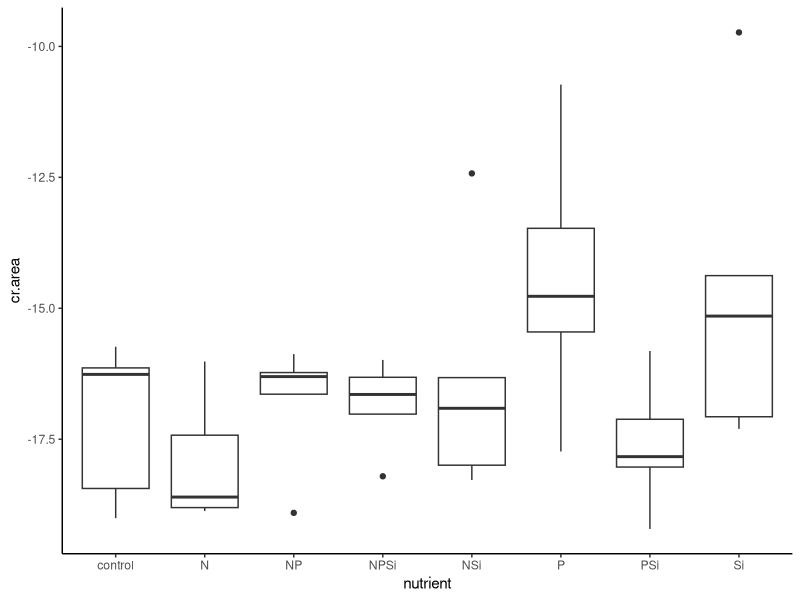
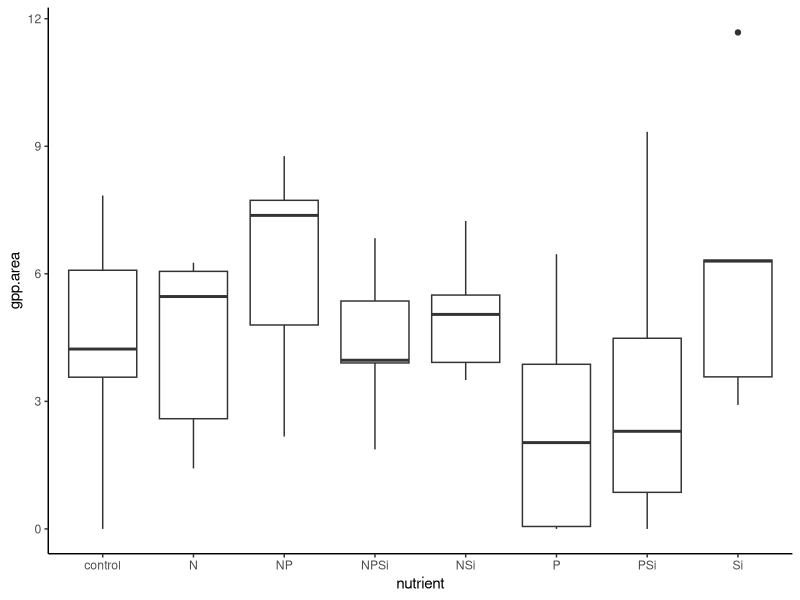
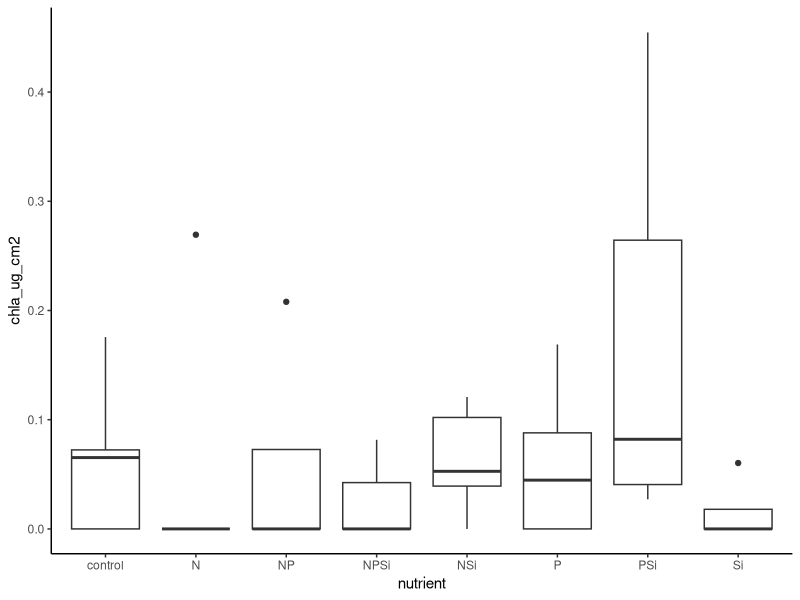
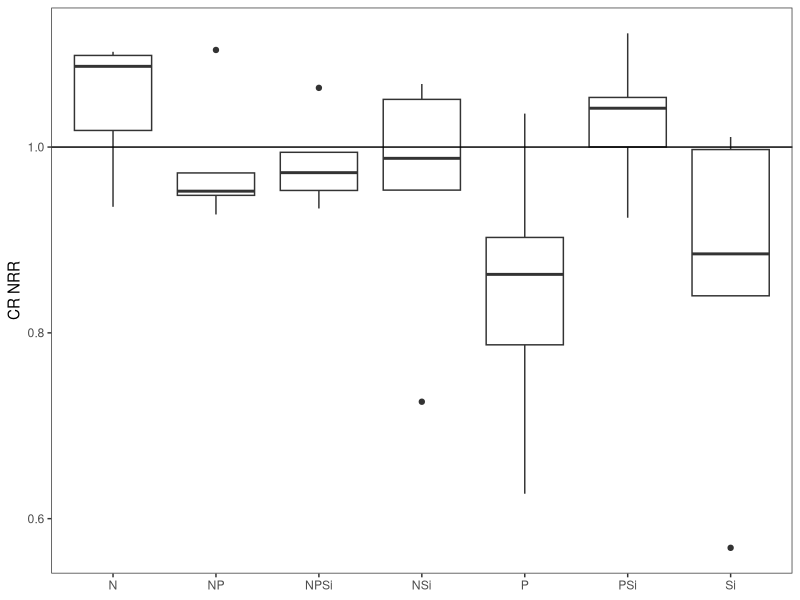
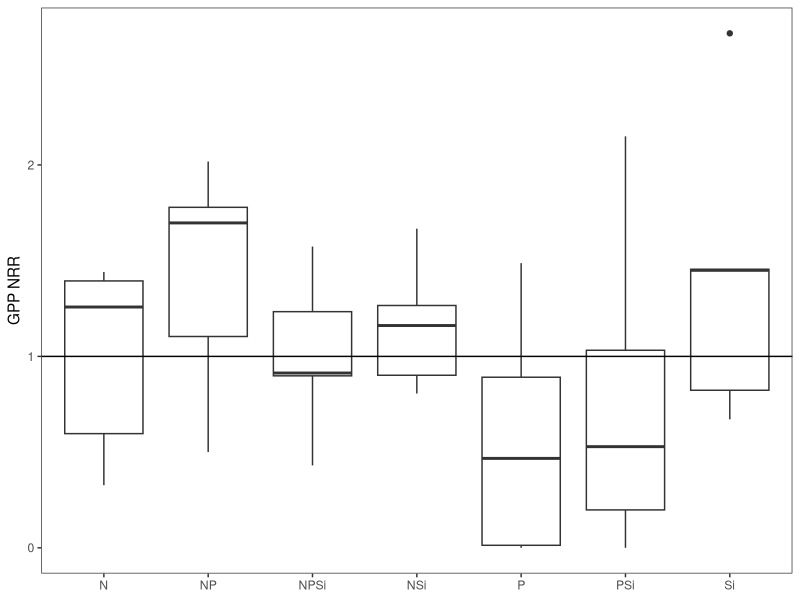
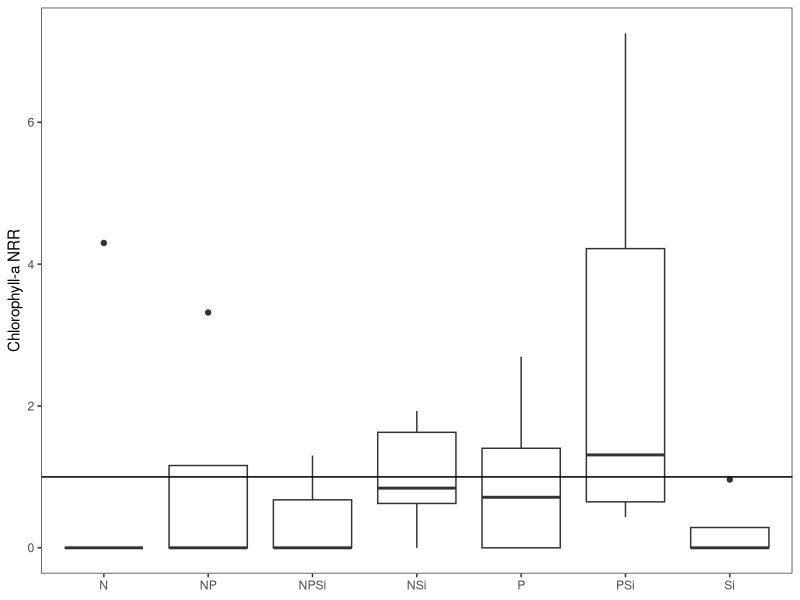
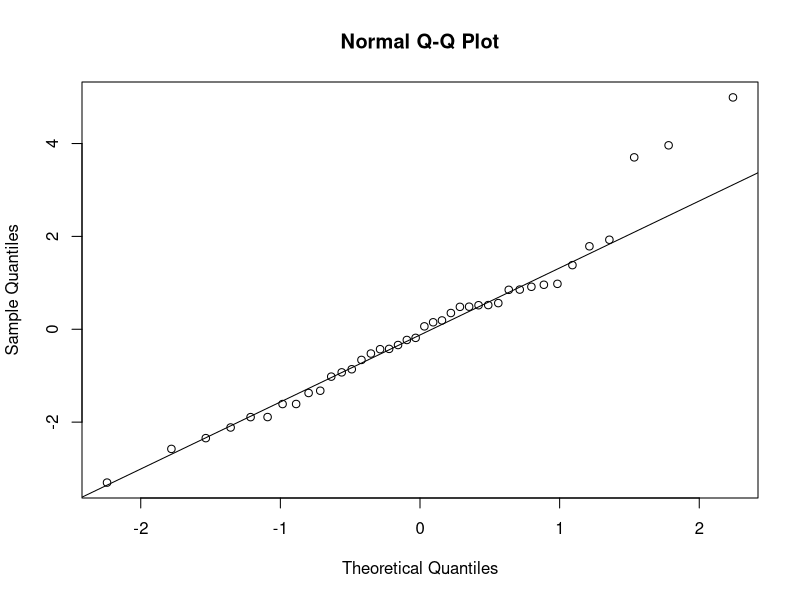
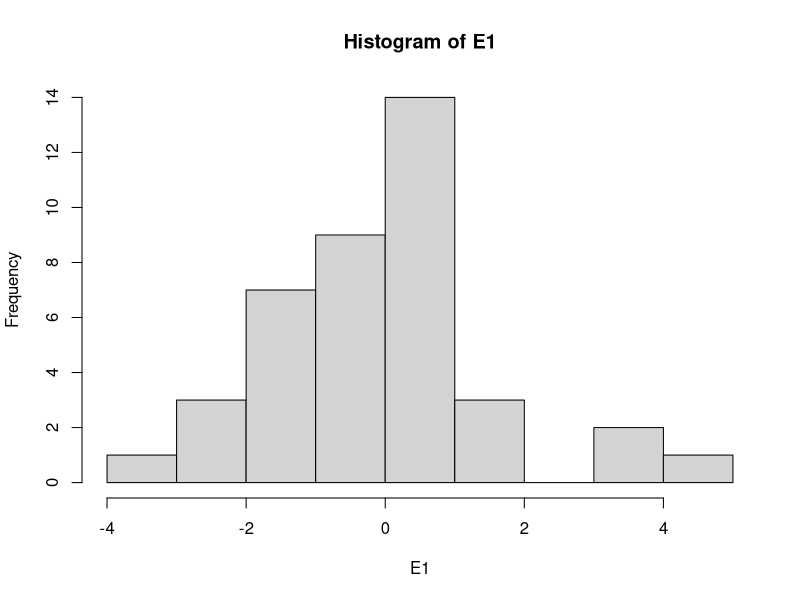

Source code (R) for these figures, in order: (Note: this script raises an error after producing the figures.)
#Author:  Clay Arango
#Creation date: 14-Feb-19
#Script to analyze NDS data from Summer 2018 WSB work with S. Roley and A. Alexiades

#packages
install.packages("nlme")
install.packages("nortest")
install.packages("dplyr")
install.packages("multcomp")
install.packages("MASS")
install.packages("ggplot2")
library(nlme)
library(nortest)
library(plyr)
library(dplyr)
library(multcomp)
library(MASS)
library(ggplot2)

#Load data
sat_fall<- read.csv("satus_fall.csv")

#set variable
d = sat_fall

#evaluate data to make sure factors are correct
names(d)
unique(d$nutrient) #control, N, NP, NPSi, NSi, P, PSi, Si
unique(d$N) #should be 0 and 1
unique(d$P) #should be 0 and 1
unique(d$Si) #should be 0 and 1
unique(d$top) #should be "sponge" and "glass"
#if need to change, use recode function below. 
d$top<-recode(d$top, "cellulose" ="sponge")
str(d)

#convert N and P vand Si alues (0 or 1 for absence or presence) to factors
d$N<-as.factor(d$N)
d$P<-as.factor(d$P)
d$Si<-as.factor(d$Si)
str(d)

#subset data into gpp and cr response
d.cr = subset(d, top=="sponge", data=d)
d.gpp = subset(d, top=="glass", data=d)

#check for outliers and check data entry before calculating NRR.
ggplot(d.cr, aes(x=nutrient, y=cr.area))+geom_boxplot() +theme_classic()
#high (low) NSi and Si values ok

#calculate nrr for cr
x<-ddply(d.cr, "nutrient", summarise, ave_cr = mean(cr.area, na.rm=T))
x
d.cr$cr.nrr = d.cr$cr.area/-17.11723 #divide by control ave_cr

#check for outliers and check data entry before calculating NRR.
ggplot(d.gpp, aes(x=nutrient, y=gpp.area))+geom_boxplot() +theme_classic()
#one high Si checks out
ggplot(d.gpp, aes(x=nutrient, y=chla_ug_cm2))+geom_boxplot() +theme_classic()
#ok

#calculate nrr for gpp and chla
x<- ddply(d.gpp, "nutrient", summarise, ave_gpp = mean(gpp.area, na.rm=T), ave_chla = mean(chla_ug_cm2, na.rm=T)) 
x
d.gpp$gpp.nrr = d.gpp$gpp.area/4.345200 #divide by control ave_gpp
d.gpp$chla.nrr = d.gpp$chla_ug_cm2/0.06266962 #divide by control ave_chla

###############
#plots of NRR
##############
ggplot(data=subset(d.cr, !(nutrient=="control")), aes(x=nutrient, y=cr.nrr))+geom_boxplot()+theme_bw()+
  ylab("CR NRR")+geom_abline(slope = 0, intercept = 1)+
  theme(axis.title.x=element_blank(), panel.grid.minor=element_blank(), panel.grid.major=element_blank())

ggplot(data=subset(d.gpp, !(nutrient=="control")), aes(x=nutrient, y=gpp.nrr))+geom_boxplot()+theme_bw()+
  ylab("GPP NRR")+geom_abline(slope = 0, intercept = 1)+
  theme(axis.title.x=element_blank(), panel.grid.minor=element_blank(), panel.grid.major=element_blank())

ggplot(data=subset(d.gpp, !(nutrient=="control")), aes(x=nutrient, y=chla.nrr))+geom_boxplot()+theme_bw()+
  ylab("Chlorophyll-a NRR")+geom_abline(slope = 0, intercept = 1)+
  theme(axis.title.x=element_blank(), panel.grid.minor=element_blank(), panel.grid.major=element_blank())

############################################################
#analyze RESPIRATION data
############################################################

M1<-gls(cr.area~N*P*Si, data=d.cr, na.action=na.omit)
E1<-residuals(M1)
qqnorm(E1)
qqline(E1)
ad.test(E1)
   #residuals are more-or-less normally distributed, p=0.06625. A lot of wiggle around QQ line
hist(E1) #ok
plot(M1)# a little bit heteroscedastic but not dramatically so. less variation as values increase

plot(filter(d.cr, !is.na(cr.area)) %>% dplyr::select(nutrient), 
     E1, xlab="nutrient", ylab="Residuals")
bartlett.test(cr.area~nutrient, data=d.cr)
   #variance test OK

anova(M1)
  #P and NPSi interaction signficant. in figure, Si appears higher, NP lower, all others equal to Control


##########################################################
#do multiple 2 way ANOVAs to improve our ability to interpret
##########################################################
#N and P
xx = na.omit(subset(d.cr, select = c(N,P,cr.area)))
interaction.plot(xx$N, xx$P, xx$cr.area)

#N and Si
xx = na.omit(subset(d.cr, select = c(N,Si,cr.area)))
interaction.plot(xx$N, xx$Si, xx$cr.area)

#P and Si
xx = na.omit(subset(d.cr, select = c(P,Si,cr.area)))
interaction.plot(xx$P, xx$Si, xx$cr.area)
##########################################################
##########################################################

ggplot(data=d.cr, aes(x=nutrient, y = cr.area))+geom_boxplot()

x <- group_by(d.cr, nutrient) %>%  # Grouping function causes subsequent functions to aggregate by treatment
  summarize(cr.mean = abs(mean(cr.area, na.rm = TRUE)), # na.rm = TRUE to remove missing values
            cr.sd=abs(sd(cr.area, na.rm = TRUE)),  # na.rm = TRUE to remove missing values
            n = sum(!is.na(cr.area)), # of observations, excluding NAs. 
            cr.se=cr.sd/sqrt(n))

ggplot(data=x, aes(x=nutrient, y=cr.mean)) + 
  geom_bar(stat="identity", position=position_dodge(), color = "black") + 
  geom_errorbar(aes(ymin=cr.mean, ymax=cr.mean+cr.se), width=0.2, 
                position=position_dodge(0.9)) + 
  xlab("Nutrient") +
  ylab(expression(Respiration~(ug~O[2]~m^{-2}~h^{-1}))) +
  ylim(0,20) +
  labs(fill="Light") +
  theme_bw() +
  theme(panel.grid.major=element_blank(),
        panel.grid.minor=element_blank(),
        legend.title=element_text(size=6),
        legend.key=element_blank(), 
        legend.position=c(0.5,0.95), 
        legend.text=element_text(size=8), 
        legend.background=element_blank(), 
        legend.direction="horizontal", 
        legend.key.size=unit(0.3, "cm"), 
        axis.title.y=element_text(size=8), 
        axis.title.x=element_text(size=8), 
        axis.text.x=element_text(size=8))


#ggsave('output/figures/Aht_summer_CRNRR.tiff',
#       units="in",
#       width=3.25,
#       height=3.25,
#       dpi=1200,
#       compression="lzw")

############################################################
#analyze the PRODUCTION data
############################################################

M1<-gls(log10(gpp.area+1)~N*P*Si, data=d.gpp, na.action=na.omit) #had to log-transform
E1<-residuals(M1)
qqnorm(E1)
qqline(E1)
ad.test(E1)
  #with log transformation: looks better, p = 0.8947)
  #w/o transformation: residuals not normal (p = 0.012, clear deviation from QQ line)

hist(E1, xlab="residuals", main="")
plot(M1)

plot(filter(d.gpp, !is.na(gpp.area)) %>% dplyr::select(nutrient), 
     E1, xlab="nutrient", ylab="Residuals")
bartlett.test(gpp.area~nutrient, data=d.gpp)
   #variance increases with value, even with transformation. will use kruskal-wallis

ggplot(data=d.gpp, aes(x=nutrient, y = gpp.area))+geom_boxplot()# one funky control value!! check on it!!
anova(M1)#doing anova anyway
#nothing significant

kruskal.test(gpp.area~N+P+Si, data=d.gpp, na.action=na.omit)#kruskal-wallis can only have 1 factor


x <- group_by(d.gpp, nutrient) %>%  # Grouping function causes subsequent functions to aggregate by season and reach
  summarize(gpp.mean = abs(mean(gpp.area, na.rm = TRUE)), # na.rm = TRUE to remove missing values
            gpp.sd=abs(sd(gpp.area, na.rm = TRUE)),  # na.rm = TRUE to remove missing values
            n = sum(!is.na(gpp.area)), # of observations, excluding NAs. 
            gpp.se=gpp.sd/sqrt(n))

ggplot(data=x, aes(x=nutrient, y=gpp.mean)) + 
  geom_bar(stat="identity", position=position_dodge(), color = "black") + 
  geom_errorbar(aes(ymin=gpp.mean, ymax=gpp.mean+gpp.se), width=0.2, 
                position=position_dodge(0.9)) + 
  xlab("Nutrient") +
  ylab(expression(Production~(ug~O[2]~m^{-2}~h^{-1}))) +
  labs(fill="Light") +
  theme_bw() +
  theme(panel.grid.major=element_blank(),
        panel.grid.minor=element_blank(), 
        legend.title=element_text(size=6), 
        legend.key=element_blank(),  
        legend.position=c(0.5,0.95),  
        legend.text=element_text(size=8),  
        legend.background=element_blank(),  
        legend.direction="horizontal",  
        legend.key.size=unit(0.3, "cm"),  
        axis.title.y=element_text(size=8),  
        axis.title.x=element_text(size=8),  
        axis.text.x=element_text(size=8))

#ggsave('output/figures/gppByNutrient.tiff',
#       units="in",
#       width=3.25,
#       height=3.25,
#       dpi=1200,
#       compression="lzw")

############################################################
#analyze the CHL-A biomass on disks

M1<-gls(chla~N*P*light, data=roza_sum.chla, na.action=na.omit)
E1<-residuals(M1)
qqnorm(E1)
qqline(E1)
ad.test(E1)
  #residuals look bad (p=0.001)
hist(E1)
plot(M1)

vf1 = varIdent(form = ~ 1|N*P)
vf2 = varIdent(form = ~ 1|light)
vf3 = varIdent(form = ~ 1|N*P*light)
vf4 = varPower(form = ~ fitted(.)) 
vf5 = varExp(form = ~ fitted(.))
vf6 = varConstPower(form = ~ fitted(.))
vf7 = varExp(form = ~ fitted(.)|nutrient)

M2<-gls(chla~N*P*light, data=roza_sum.chla, na.action=na.omit, weights=vf1)
M3<-gls(chla~N*P*light, data=roza_sum.chla, na.action=na.omit, weights=vf2)
M4<-gls(chla~N*P*light, data=roza_sum.chla, na.action=na.omit, weights=vf3)
M5<-gls(chla~N*P*light, data=roza_sum.chla, na.action=na.omit, weights=vf4)
M6<-gls(chla~N*P*light, data=roza_sum.chla, na.action=na.omit, weights=vf5)
M7<-gls(chla~N*P*light, data=roza_sum.chla, na.action=na.omit, weights=vf6)
M8<-gls(chla~N*P*light, data=roza_sum.chla, na.action=na.omit, weights=vf7)

anova(M1,M2,M3,M4,M5,M6,M7,M8)

#M3 is best on AIC

E3<-residuals(M3)
qqnorm(E3)
qqline(E3)
ad.test(E3)
#residuals are not normal (p=0.001)
hist(E3, xlab="residuals", main="")
plot(M3)
  #hist and plot look good

plot(filter(roza_sum.chla, !is.na(chla)) %>% dplyr::select(light), 
     E3, xlab="light", ylab="Residuals")
bartlett.test(chla~light, data=roza_sum.chla)

plot(filter(roza_sum.chla, !is.na(chla)) %>% dplyr::select(nutrient), 
     E3, xlab="nutrient", ylab="Residuals")
bartlett.test(chla~nutrient, data=roza_sum.chla)

anova(M3)

#light is significant and N and P separately interact with light

x<-roza_sum.chla[complete.cases(roza_sum.chla$chla),]

with(x, 
     interaction.plot(nutrient,light,chla, 
                      ylim=c(0,1.5),lty=c(1,12),lwd=2,ylab="Chlorophyll a", 
                      xlab="Nutrient", trace.label="Light"))

x <- group_by(roza_sum.chla, nutrient, light) %>%  # Grouping function causes subsequent functions to aggregate by season and reach
  summarize(chla.mean = mean(chla, na.rm = TRUE), # na.rm = TRUE to remove missing values
            chla.sd=sd(chla, na.rm = TRUE),  # na.rm = TRUE to remove missing values
            n = sum(!is.na(chla)), # of observations, excluding NAs. 
            chla.se=chla.sd/sqrt(n))

ggplot(data=x, 
       aes(x=nutrient, y=chla.mean, fill=light)) + 
  geom_bar(stat="identity", position=position_dodge(), color = "black") + 
  geom_errorbar(aes(ymin=chla.mean, ymax=chla.mean+chla.se), width=0.2, 
                position=position_dodge(0.9)) + 
  scale_fill_manual(values=c("white","black")) +
  xlab("Nutrient") +
  ylab(expression(Chlorophyll~a~(ug~cm^{-2}))) +
  ylim(0,1.7) +
  labs(fill="Light") +
  theme_bw() +
  theme(panel.grid.major=element_blank(), 
        panel.grid.minor=element_blank(), 
        legend.title=element_text(size=6), 
        legend.key=element_blank(), 
        legend.position=c(0.5,0.95), 
        legend.text=element_text(size=8), 
        legend.background=element_blank(), 
        legend.direction="horizontal", 
        legend.key.size=unit(0.3, "cm"), 
        axis.title.y=element_text(size=8), 
        axis.title.x=element_text(size=8), 
        axis.text.x=element_text(size=8))

ggsave('output/figures/chlaByNutrientLight.tiff',
       units="in",
       width=3.25,
       height=3.25,
       dpi=1200,
       compression="lzw")



############################################################
############################################################
#calculate nrr mean and standard error
x1 <- group_by(roza_sum, nutrient, light) %>%  # Grouping function causes subsequent functions to aggregate by season and reach
  summarize(chla.nrr.mean = mean(chla.nrr, na.rm = TRUE), # na.rm = TRUE to remove missing values
            chla.nrr.sd=sd(chla.nrr, na.rm = TRUE),  # na.rm = TRUE to remove missing values
            chla.n = sum(!is.na(chla.nrr)), # of observations, excluding NAs. 
            chla.nrr.se=chla.nrr.sd/sqrt(chla.n))


x2 <- group_by(roza_sum, nutrient, light) %>%  # Grouping function causes subsequent functions to aggregate by season and reach
  summarize(gpp.nrr.mean = mean(gpp.nrr, na.rm = TRUE), # na.rm = TRUE to remove missing values
            gpp.nrr.sd=sd(gpp.nrr, na.rm = TRUE),  # na.rm = TRUE to remove missing values
            gpp.n = sum(!is.na(gpp.nrr)), # of observations, excluding NAs. 
            gpp.nrr.se=gpp.nrr.sd/sqrt(gpp.n))

x3 <- group_by(roza_sum, nutrient, light) %>%  # Grouping function causes subsequent functions to aggregate by season and reach
  summarize(cr.nrr.mean = mean(cr.nrr, na.rm = TRUE), # na.rm = TRUE to remove missing values
            cr.nrr.sd=sd(cr.nrr, na.rm = TRUE),  # na.rm = TRUE to remove missing values
            cr.n = sum(!is.na(cr.nrr)), # of observations, excluding NAs. 
            cr.nrr.se=cr.nrr.sd/sqrt(cr.n))

roza_sum.nrr<-cbind(x1,x2,x3)
roza_sum.nrr <- roza_sum.nrr[, !duplicated(colnames(roza_sum.nrr))]
write.csv(roza_sum.nrr, "roza_sum.nrr.csv")
